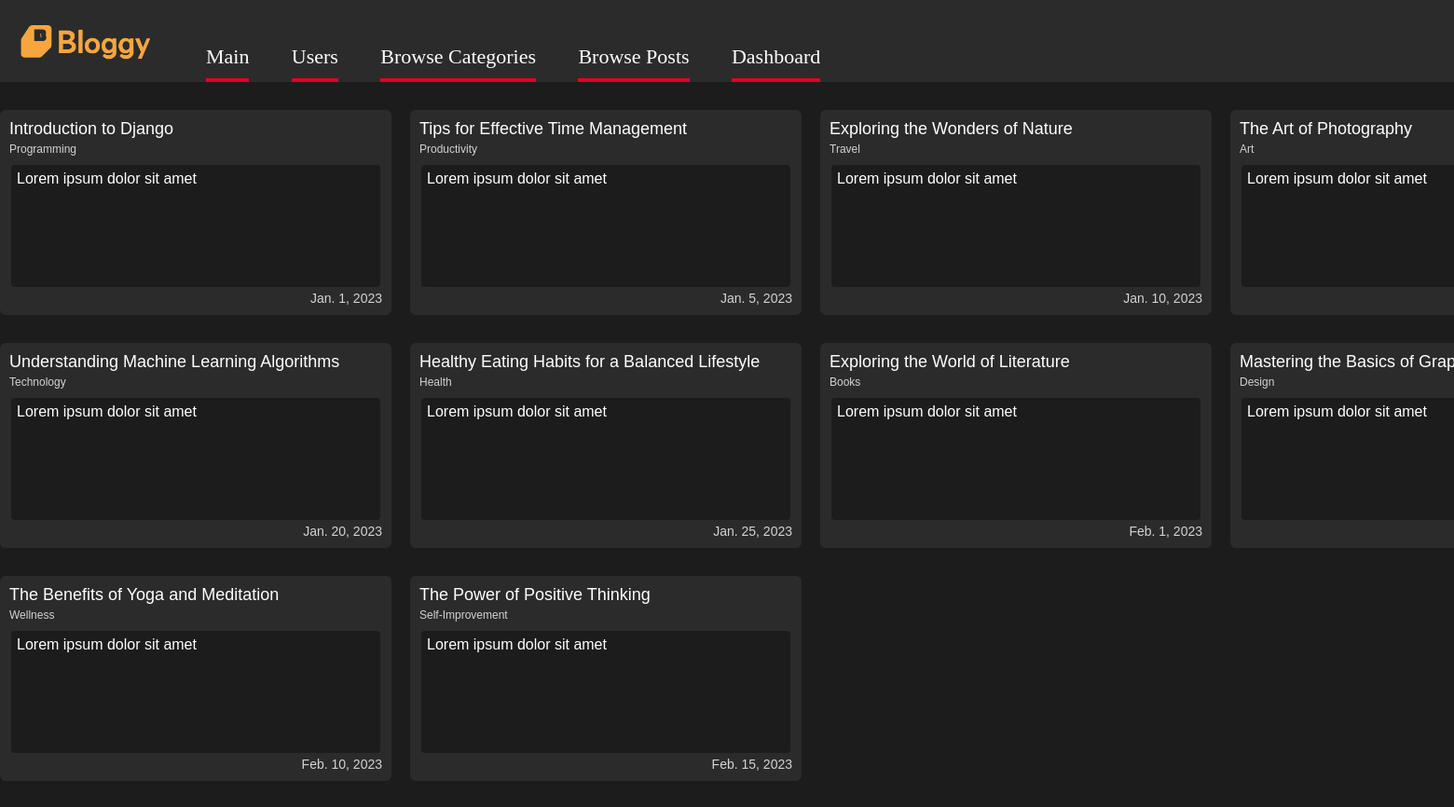
The app's page /posts/, older data.
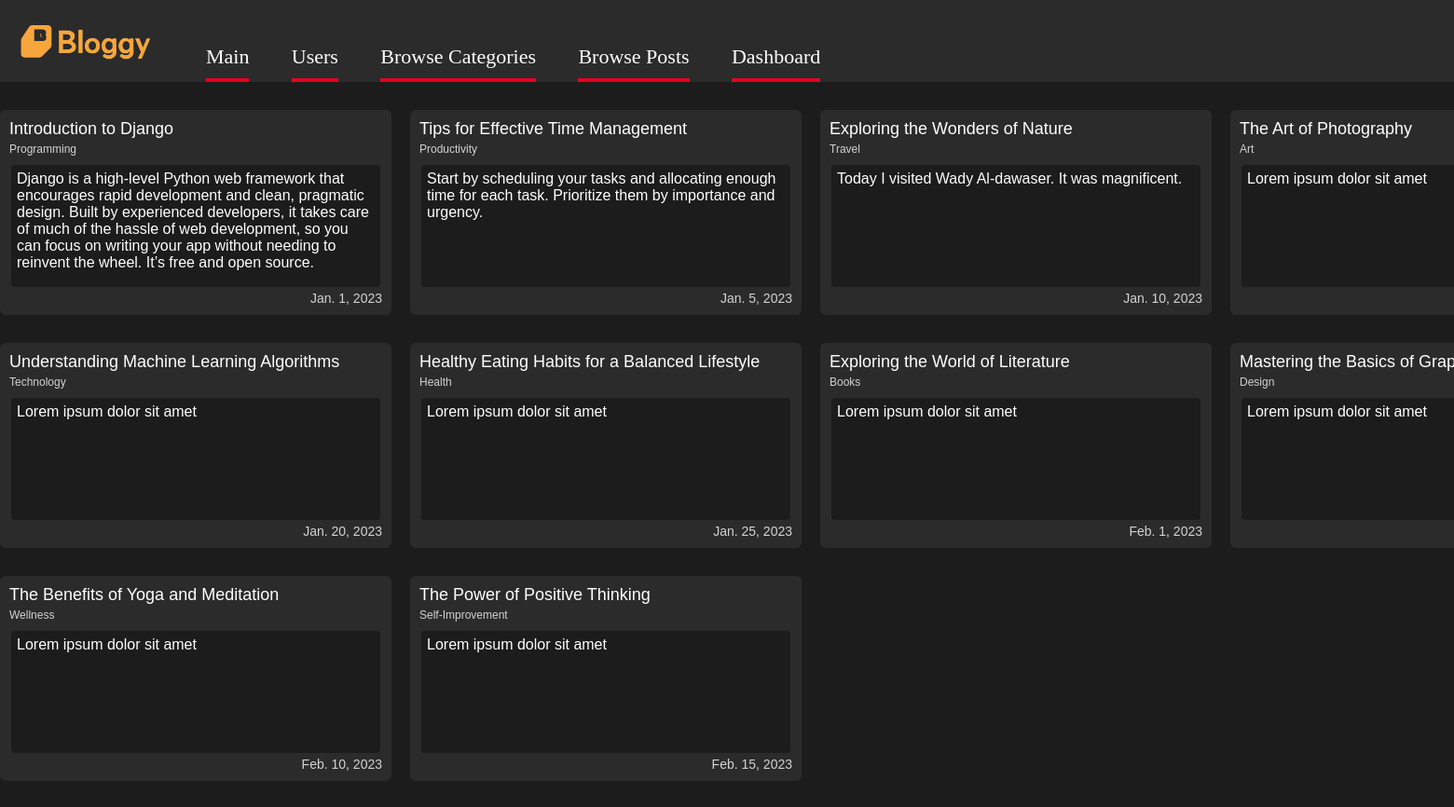
The same page, newer data.
### blogs/models.py (models this page shows)
class Post(models.Model):
    category = models.ForeignKey(Category, on_delete=models.CASCADE)
    title = models.CharField(max_length=50)
    content = models.TextField()
    date_published = models.DateField()

class Category(models.Model):
    name = models.CharField(max_length=50)

### blogs/views.py (the view)
# urls.py: path('posts/', views.posts, name='posts'),
def posts(request):
   posts = Post.objects.select_related().all()
   template = loader.get_template('posts.html')
   context = {
      'posts': posts
   }
   return HttpResponse(template.render(context, request))

### blogs/templates/posts.html (shortened to what this page needs)
{% extends 'master.html' %}
{% block body %}
<div class="grid">
    {% for post in posts %}
    <a href="post/{{ post.id }}" style="text-decoration: none;">
        <div class="grid-item">
            <div class="title">{{ post.title }}</div>
            <div class="category">{{ post.category.name }}</div>
            <div class="content">{{ post.content }}</div>
            <div class="date">{{ post.date_published }}</div>
        </div>
    </a>
    {% endfor %}
</div>
{% endblock %}

Row changes from the older to the newer data that the page shows:
changed Post "Introduction to Django": content "Lorem ipsum dolor sit amet" → "Django is a high-level Python web framework that encourages rapid development and clean, pragmatic design. Built by experienced developers, it takes care of much of the hassle of web development, so you can focus on writing your app without needing to reinvent the wheel. It’s free and open source."
changed Post "Tips for Effective Time Management": content "Lorem ipsum dolor sit amet" → "Start by scheduling your tasks and allocating enough time for each task. Prioritize them by importance and urgency."
changed Post "Exploring the Wonders of Nature": content "Lorem ipsum dolor sit amet" → "Today I visited Wady Al-dawaser. It was magnificent."
